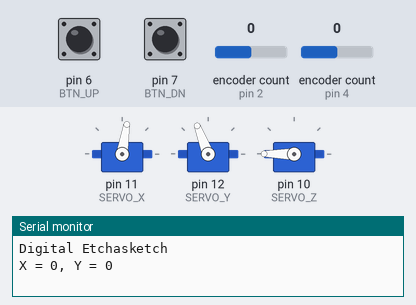
Bench run of a sketch on a simulated Arduino Uno, built with avr-gcc and run on an emulated ATmega328P. Shown: 3 × servo, the last lines printed to the serial monitor. The inputs (shaded band) are chosen by the test bench; at power-on: pin 6 (BTN_UP) HIGH, encoder count (sensors on pin 2, pin 4) 0, pin 7 (BTN_DN) HIGH.

Above: at 1.2 s.
1.3 s: pin 6 (BTN_UP) pulled LOW for 0.15 s
At 1.6 s:
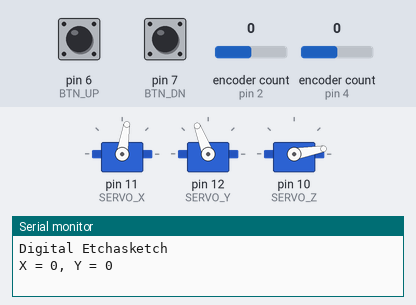
2.9 s: encoder count (sensor on pin 2) set to 1
At 4.0 s:
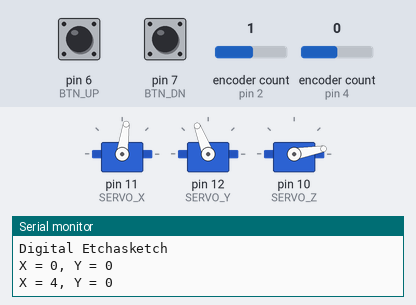
4.4 s: encoder count (sensor on pin 4) set to 1
At 5.1 s:
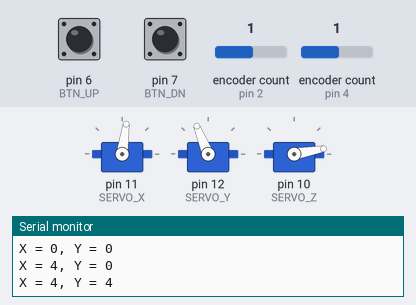
5.9 s: pin 7 (BTN_DN) pulled LOW for 0.15 s
At 6.3 s:
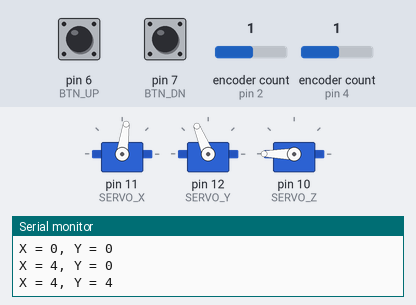
7.5 s: pin 6 (BTN_UP) pulled LOW for 1 s
At 8.7 s:
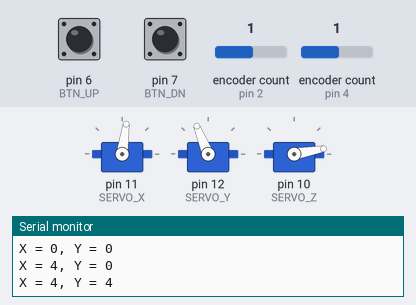
10.0 s: pin 7 (BTN_DN) pulled LOW for 1 s
At 10.6 s:
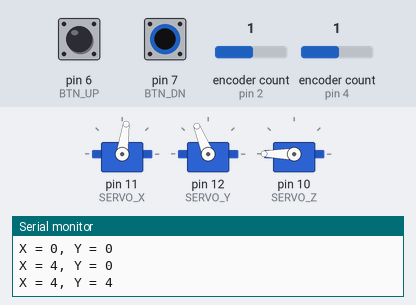
Timing chart, 0 to 13.0 s (numbered marks = the images above; inputs shaded):
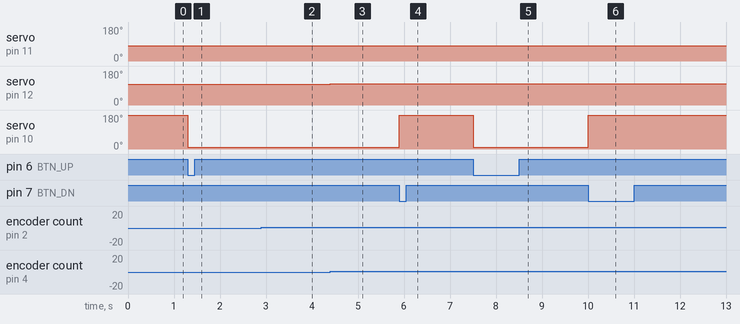

Measured:
- after the input at 1.3 s, servo on pin 10 (SERVO_Z): 180° → 10° at once
- after the input at 2.9 s, servo on pin 11 (SERVO_X): 81° → 82° at once
- after the input at 4.4 s, servo on pin 12 (SERVO_Y): 111° → 112° at once
- after the input at 5.9 s, servo on pin 10 (SERVO_Z): 10° → 180° at once
- after the input at 7.5 s, servo on pin 10 (SERVO_Z): 180° → 10° at once
- after the input at 10.0 s, servo on pin 10 (SERVO_Z): 10° → 180° at once

The sketch:

Etch-a-Sketch.ino
```cpp
#include <Servo.h>
#include <Encoder.h>

#define SERVO_X 11
#define SERVO_Y 12
#define SERVO_Z 10

int BTN_UP = 6;
int BTN_DN = 7;

Encoder knobX(2, 3);
Encoder knobY(4, 5);

int increment = 1;

struct point {
  float x;
  float y;
  float z;
};

Servo servoX;
Servo servoY;
Servo servoZ;
struct point actuatorPos;


void setup() {
  Serial.begin( 115200 );
  servoX.attach(SERVO_X);
  servoY.attach(SERVO_Y);
  servoZ.attach(SERVO_Z);

  pinMode(BTN_UP, INPUT_PULLUP);
  pinMode(BTN_DN, INPUT_PULLUP);

  actuatorPos.x = 80;
  actuatorPos.y = 110;
  actuatorPos.z = 260;

  servoX.write(actuatorPos.x);
  servoY.write(actuatorPos.y);
  servoZ.write(actuatorPos.z);

  Serial.println( "Digital Etchasketch" );
}

long encX = -999;
long encY = -999;

void loop() {
  long newX, newY;
  newX = knobX.read();
  newY = knobY.read();
  if (newX != encX) {
    if (newX > encX) {
      actuatorPos.x = actuatorPos.x + increment;
      servoX.write(actuatorPos.x);
    } else {
      actuatorPos.x = actuatorPos.x - increment;
      servoX.write(actuatorPos.x);
    }
  }
  if (newY != encY) {
    if (newY > encY) {
      actuatorPos.y = actuatorPos.y + increment;
      servoY.write(actuatorPos.y);
    } else {
      actuatorPos.y = actuatorPos.y - increment;
      servoY.write(actuatorPos.y);
    }
  }
  int up = digitalRead(6);
  int dn = digitalRead(7);
  if (up == LOW) {
    servoZ.write(10);
  }
  if (dn == LOW) {
    servoZ.write(260);
  }
  if (newX != encX || newY != encY) {
    Serial.print("X = ");
    Serial.print(newX);
    Serial.print(", Y = ");
    Serial.print(newY);
    Serial.println();
    encX = newX;
    encY = newY;
  }
}
```
